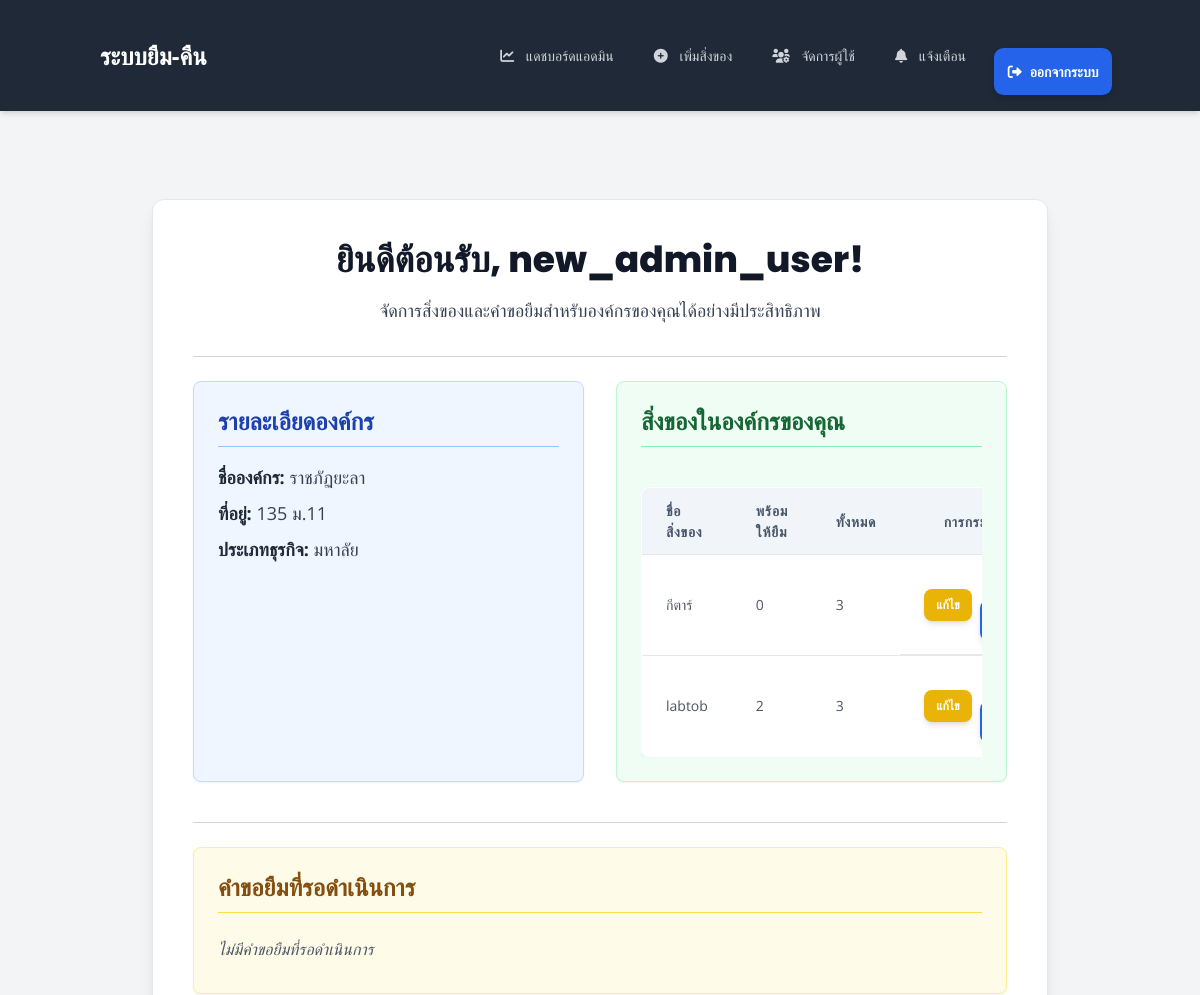
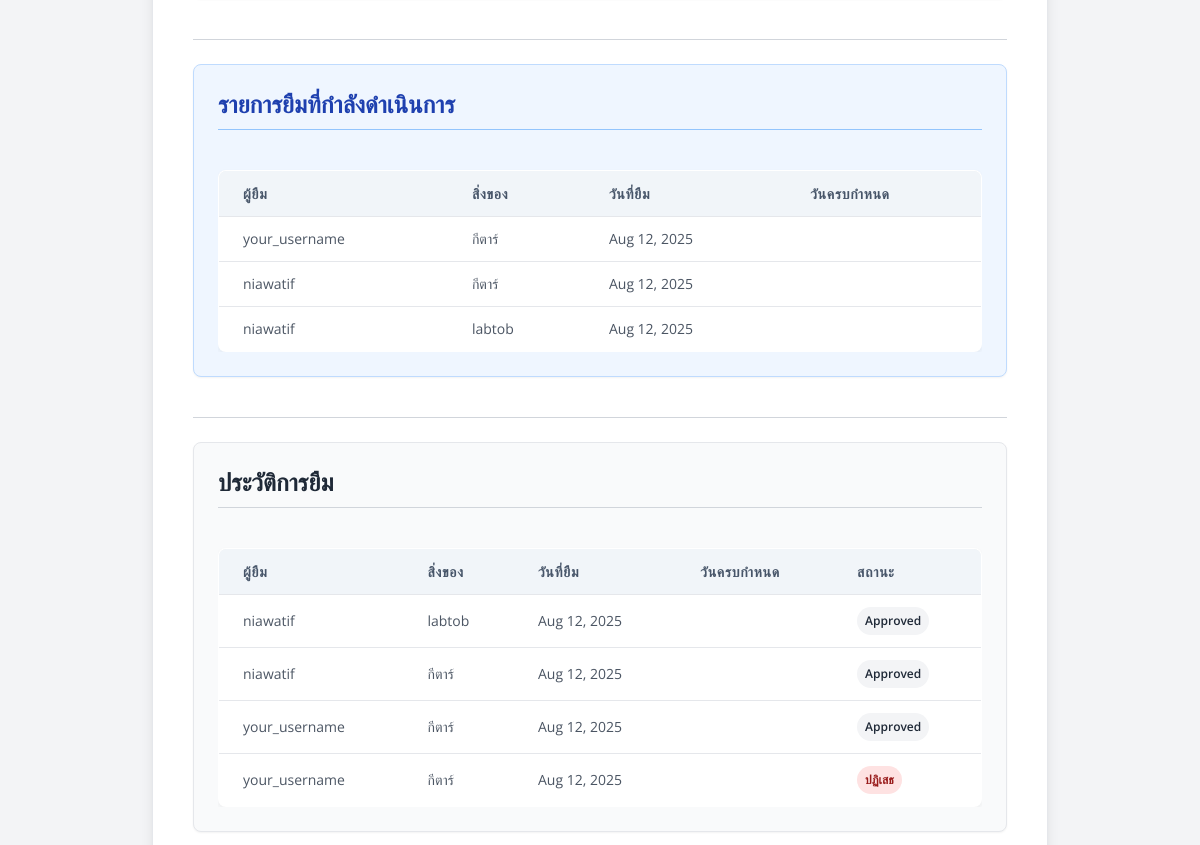
Before: /dashboard/ (signed in, upper part) with the older database file (2 pictures, top to bottom).
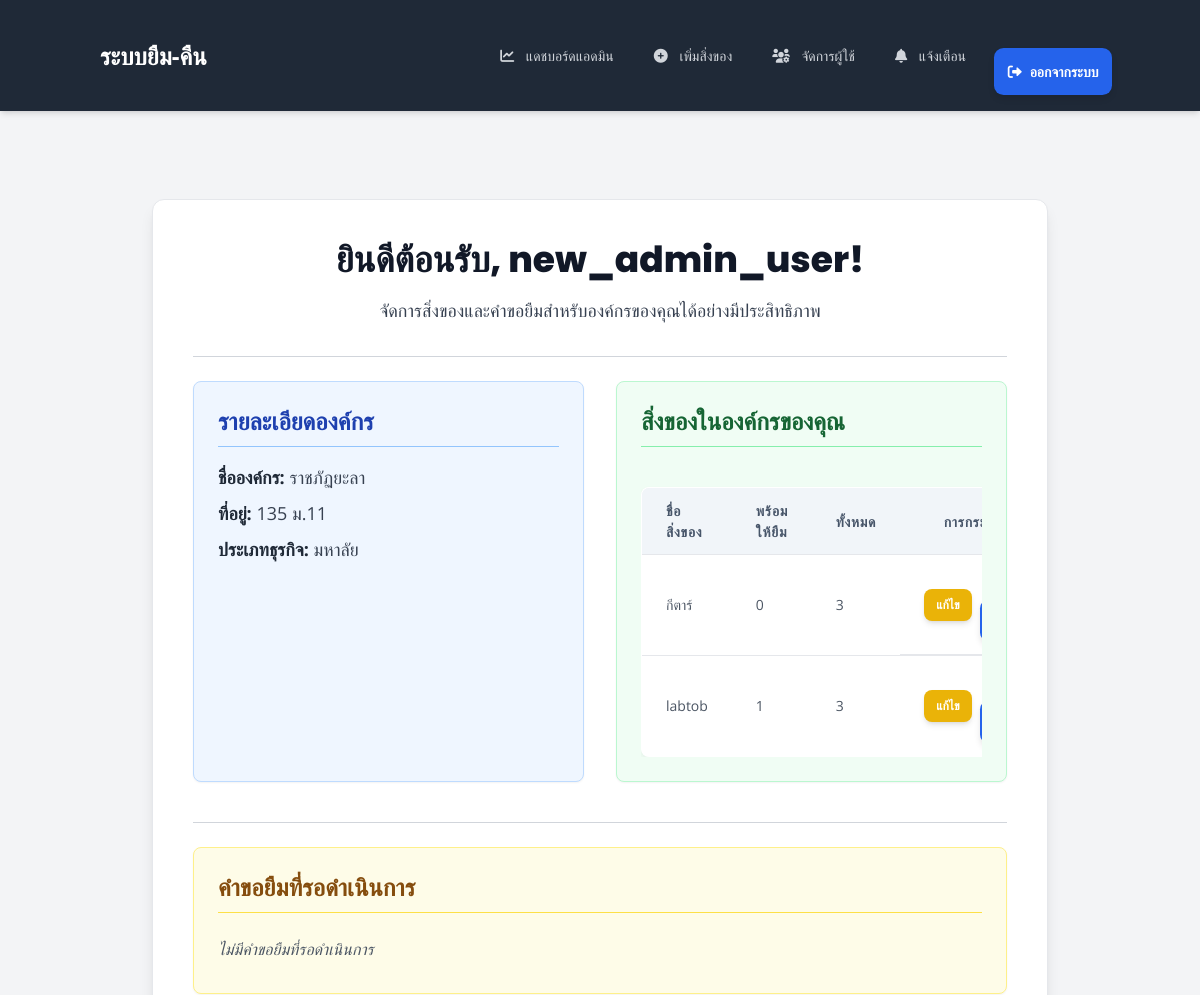
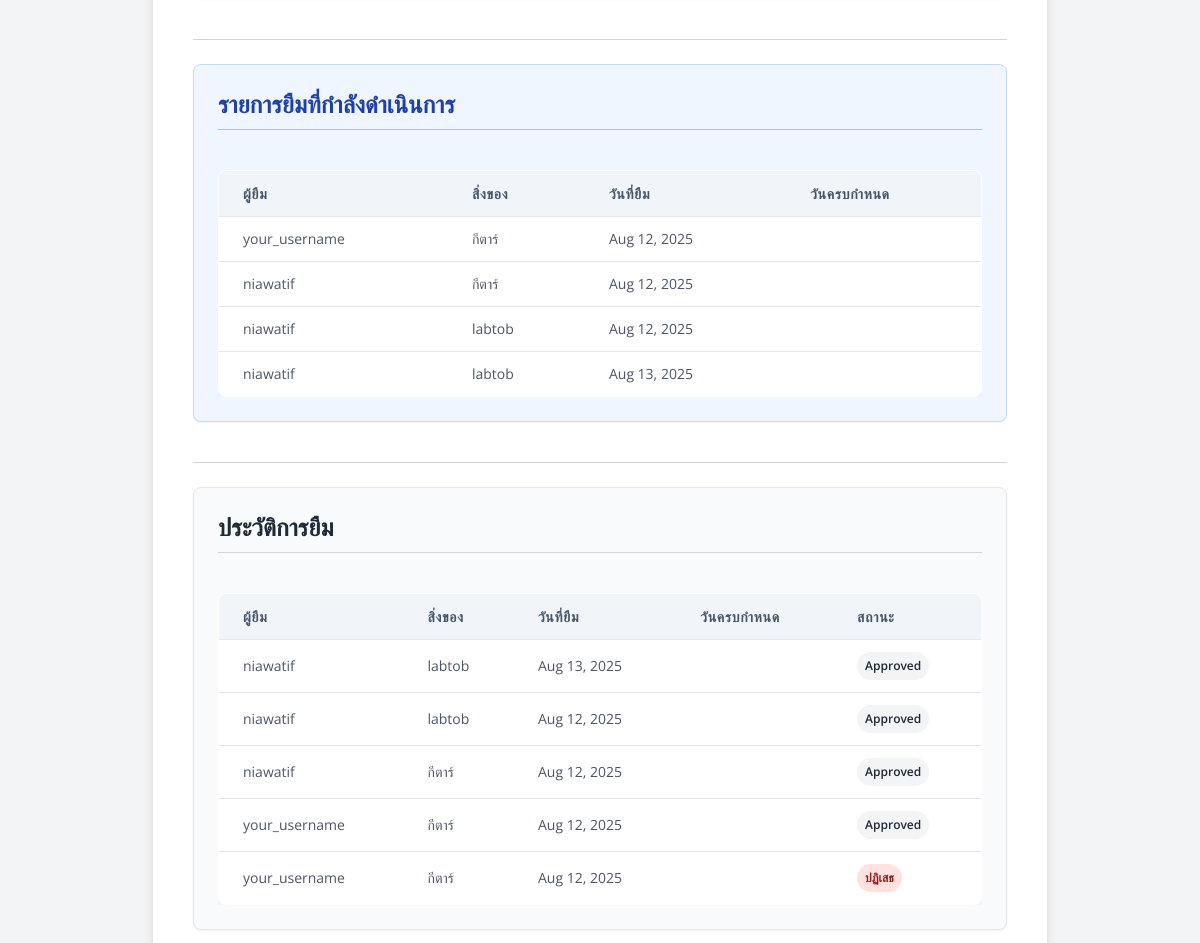
After: the same page with the newer database file (2 pictures, top to bottom).
### borrowing/models.py (models this page shows, shortened)
class Item(models.Model):
    name = models.CharField(max_length=200)
    description = models.TextField()
    quantity = models.IntegerField(default=1)  # จำนวนทั้งหมดของสิ่งของ
    available_quantity = models.IntegerField(default=1) # จำนวนที่ว่างให้ยืม
    organization = models.ForeignKey(
        Organization,
        on_delete=models.CASCADE
    )

class Loan(models.Model):
    borrower = models.ForeignKey(
        CustomUser,
        on_delete=models.CASCADE
    )
    item = models.ForeignKey(
        Item,
        on_delete=models.CASCADE
    )
    borrow_date = models.DateTimeField(auto_now_add=True)
    return_date = models.DateTimeField(null=True, blank=True)
    due_date = models.DateTimeField()
    STATUS_CHOICES = (
        ('pending', 'Pending'),
        ('approved', 'Approved'),
        ('returned', 'Returned'),
        ('overdue', 'Overdue'),
        ('rejected', 'Rejected'),
    )
    status = models.CharField(max_length=20, choices=STATUS_CHOICES, default='pending')

### users/models.py (models this page shows, shortened)
class CustomUser(AbstractUser):
    organization = models.ForeignKey(Organization, on_delete=models.SET_NULL, null=True, blank=True, verbose_name="องค์กร")
    is_org_admin = models.BooleanField(default=False, verbose_name="ผู้ดูแลองค์กร")
    is_platform_admin = models.BooleanField(default=False, verbose_name="ผู้ดูแลแพลตฟอร์ม")
    class Meta:
        verbose_name = "ผู้ใช้งาน"
        verbose_name_plural = "ผู้ใช้งาน"

### users/views.py (the view)
# urls.py: path('', include('users.urls')), # สำหรับ dashboard และ user_dashboard
@login_required
def dashboard(request):
    user = request.user
    if user.is_platform_admin:
        return redirect('/admin/')
    if user.is_org_admin:
        if not user.organization:
            messages.error(request, "บัญชีผู้ดูแลองค์กรของคุณยังไม่ได้ถูกผูกกับองค์กร กรุณาติดต่อผู้ดูแลระบบ.")
            return redirect('login')
        organization = user.organization
        items = Item.objects.filter(organization=organization)
        pending_loans = Loan.objects.filter(item__organization=organization, status='pending')
        active_loans = Loan.objects.filter(item__organization=organization, status='approved')
        loan_history = Loan.objects.filter(
            item__organization=organization
        ).exclude(status='pending').order_by('-borrow_date')
        context = {
            'organization': organization,
            'items': items,
            'pending_loans': pending_loans,
            'active_loans': active_loans,
            'loan_history': loan_history,
        }
        return render(request, 'users/dashboard.html', context)
    else:
        if not user.organization:
            messages.error(request, "บัญชีของคุณยังไม่ได้ถูกผูกกับองค์กร กรุณาติดต่อผู้ดูแลระบบ.")
            return redirect('login')
        return redirect('user_dashboard')

### users/context_processors.py (called while the page is built)
def unread_notifications_count(request):
    if request.user.is_authenticated:
        count = Notification.objects.filter(user=request.user, is_read=False).count()
        return {'unread_notifications_count': count}
    return {'unread_notifications_count': 0} # หากผู้ใช้ยังไม่ได้ล็อกอิน ให้ส่ง 0

### users/templates/users/dashboard.html (shortened to what the changed rows need)
{% extends 'users/base.html' %}
{% block content %}
<div class="bg-white p-6 md:p-8 lg:p-10 rounded-xl shadow-lg max-w-4xl mx-auto my-8 border border-gray-200">
    <h1 class="text-3xl md:text-4xl font-extrabold text-gray-900 mb-4 text-center">ยินดีต้อนรับ, {{ user.username }}!</h1>
    <div class="grid grid-cols-1 md:grid-cols-2 gap-8 mb-10">
        <div class="p-6 bg-blue-50 rounded-lg shadow-sm border border-blue-200">
            <h2 class="text-2xl font-bold text-blue-800 mb-4 border-b pb-2 border-blue-300">รายละเอียดองค์กร</h2>
        </div>
        <div class="p-6 bg-green-50 rounded-lg shadow-sm border border-green-200">
            <h2 class="text-2xl font-bold text-green-800 mb-4 border-b pb-2 border-green-300">สิ่งของในองค์กรของคุณ</h2>
            {% if items %}
                <div class="overflow-x-auto">
                    <table class="min-w-full bg-white rounded-lg overflow-hidden border border-gray-200">
                        <thead>
                            <tr class="bg-gray-100 text-gray-700 uppercase text-sm leading-normal">
                                <th class="py-3 px-6 text-left font-semibold">ชื่อสิ่งของ</th>
                                <th class="py-3 px-6 text-left font-semibold">พร้อมให้ยืม</th>
                                <th class="py-3 px-6 text-left font-semibold">ทั้งหมด</th>
                                <th class="py-3 px-6 text-center font-semibold">การกระทำ</th>
                            </tr>
                        </thead>
                        <tbody class="text-gray-700 text-sm">
                            {% for item in items %}
                                <tr class="border-b border-gray-200 hover:bg-gray-50 transition duration-150 ease-in-out">
                                    <td class="py-3 px-6 text-left whitespace-nowrap">{{ item.name }}</td>
                                    <td class="py-3 px-6 text-left">{{ item.available_quantity }}</td>
                                    <td class="py-3 px-6 text-left">{{ item.quantity }}</td>
                                    <td class="py-3 px-6 text-center flex justify-center items-center space-x-2">
                                        <a href="{% url 'edit_item' item.id %}" class="bg-yellow-500 hover:bg-yellow-600 text-white text-xs font-semibold py-2 px-3 rounded-lg transition duration-300 transform hover:scale-105 shadow-md">แก้ไข</a>
                                        <form method="post" action="{% url 'delete_item' item.id %}" onsubmit="return confirm('คุณแน่ใจหรือไม่ที่ต้องการลบสิ่งของ {{ item.name }}?');">
                                            <button type="submit" class="bg-red-600 hover:bg-red-700 text-white text-xs font-semibold py-2 px-3 rounded-lg transition duration-300 transform hover:scale-105 shadow-md">ลบ</button>
                                        </form>
                                    </td>
                                </tr>
                            {% endfor %}
                        </tbody>
                    </table>
                </div>
            {% else %}
                <p class="text-gray-600 italic py-2">ไม่พบสิ่งของในองค์กรของคุณ</p>
            {% endif %}
        </div>
    </div>
    <div class="mb-10 p-6 bg-yellow-50 rounded-lg shadow-sm border border-yellow-200">
        <h2 class="text-2xl font-bold text-yellow-800 mb-4 border-b pb-2 border-yellow-300">คำขอยืมที่รอดำเนินการ</h2>
    </div>
    <div class="mb-10 p-6 bg-blue-50 rounded-lg shadow-sm border border-blue-200">
        <h2 class="text-2xl font-bold text-blue-800 mb-4 border-b pb-2 border-blue-300">รายการยืมที่กำลังดำเนินการ</h2>
        {% if active_loans %}
            <div class="overflow-x-auto">
                <table class="min-w-full bg-white rounded-lg overflow-hidden border border-gray-200">
                    <thead>
                        <tr class="bg-gray-100 text-gray-700 uppercase text-sm leading-normal">
                            <th class="py-3 px-6 text-left font-semibold">ผู้ยืม</th>
                            <th class="py-3 px-6 text-left font-semibold">สิ่งของ</th>
                            <th class="py-3 px-6 text-left font-semibold">วันที่ยืม</th>
                            <th class="py-3 px-6 text-left font-semibold">วันครบกำหนด</th>
                        </tr>
                    </thead>
                    <tbody class="text-gray-700 text-sm">
                        {% for loan in active_loans %}
                            <tr class="border-b border-gray-200 hover:bg-gray-50 transition duration-150 ease-in-out">
                                <td class="py-3 px-6 text-left whitespace-nowrap">{{ loan.borrower.username }}</td>
                                <td class="py-3 px-6 text-left">{{ loan.item.name }}</td>
                                <td class="py-3 px-6 text-left">{{ loan.borrow_date|date:"M d, Y" }}</td>
                                <td class="py-3 px-6 text-left">{{ loan.due_date|date:"M d, Y" }}</td>
                            </tr>
                        {% endfor %}
                    </tbody>
                </table>
            </div>
        {% else %}
            <p class="text-gray-600 italic py-2">ไม่มีรายการยืมที่กำลังดำเนินการ</p>
        {% endif %}
    </div>
    <div class="mb-10 p-6 bg-gray-50 rounded-lg shadow-sm border border-gray-200">
        <h2 class="text-2xl font-bold text-gray-800 mb-4 border-b pb-2 border-gray-300">ประวัติการยืม</h2>
        {% if loan_history %}
            <div class="overflow-x-auto">
                <table class="min-w-full bg-white rounded-lg overflow-hidden border border-gray-200">
                    <thead>
                        <tr class="bg-gray-100 text-gray-700 uppercase text-sm leading-normal">
                            <th class="py-3 px-6 text-left font-semibold">ผู้ยืม</th>
                            <th class="py-3 px-6 text-left font-semibold">สิ่งของ</th>
                            <th class="py-3 px-6 text-left font-semibold">วันที่ยืม</th>
                            <th class="py-3 px-6 text-left font-semibold">วันครบกำหนด</th>
                            <th class="py-3 px-6 text-left font-semibold">สถานะ</th>
                        </tr>
                    </thead>
                    <tbody class="text-gray-700 text-sm">
                        {% for loan in loan_history %}
                            <tr class="border-b border-gray-200 hover:bg-gray-50 transition duration-150 ease-in-out">
                                <td class="py-3 px-6 text-left whitespace-nowrap">{{ loan.borrower.username }}</td>
                                <td class="py-3 px-6 text-left">{{ loan.item.name }}</td>
                                <td class="py-3 px-6 text-left">{{ loan.borrow_date|default_if_none:"N/A"|date:"M d, Y" }}</td>
                                <td class="py-3 px-6 text-left">{{ loan.due_date|date:"M d, Y" }}</td>
                                <td class="py-3 px-6 text-left">
                                    {% if loan.status == 'returned' %}
                                        <span class="px-2 py-1 inline-flex text-xs leading-5 font-semibold rounded-full bg-green-100 text-green-800">คืนแล้ว</span>
                                    {% elif loan.status == 'rejected' %}
                                        <span class="px-2 py-1 inline-flex text-xs leading-5 font-semibold rounded-full bg-red-100 text-red-800">ปฏิเสธ</span>
                                    {% else %}
                                        <span class="px-2 py-1 inline-flex text-xs leading-5 font-semibold rounded-full bg-gray-100 text-gray-800">{{ loan.status|capfirst }}</span>
                                    {% endif %}
                                </td>
                            </tr>
                        {% endfor %}
                    </tbody>
                </table>
            </div>
        {% else %}
            <p class="text-gray-600 italic py-2">ไม่มีประวัติการยืม</p>
        {% endif %}
    </div>
</div>
{% endblock content %}

Changed rows visible on the page:
changed Item "labtob": available_quantity "2" → "1"
added Loan: borrower.username "niawatif", item.name "labtob", borrow_date "Aug 13, 2025", status "Approved"
